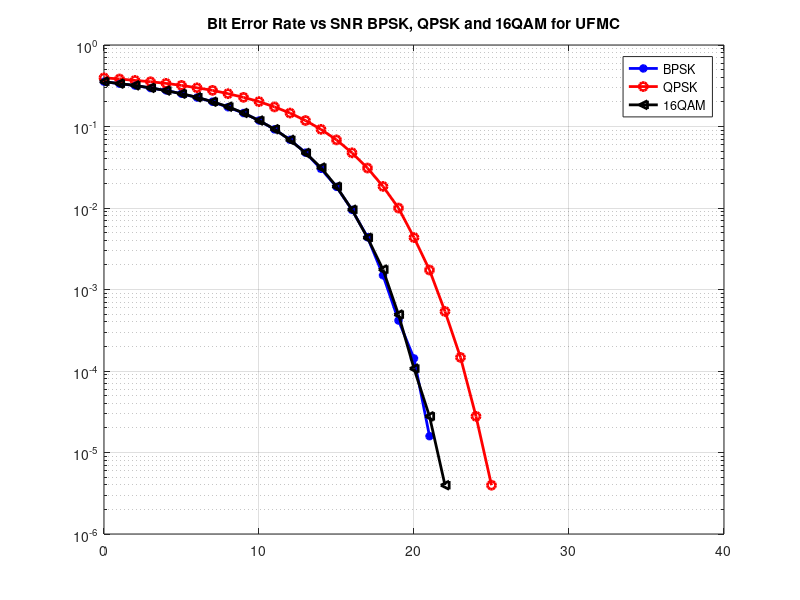

The MATLAB source for this figure:
clear all;
close all;
clc;

OFDM_BPSK_BER=load('UFMC_BPSK_juxt.mat', 'BER1');
OFDM_BPSK_SNR=load('UFMC_BPSK_juxt.mat', 'SNRplot');
OFDM_QPSK_BER=load('UFMC_QPSK_juxt.mat', 'BER1');
OFDM_QPSK_SNR=load('UFMC_QPSK_juxt.mat', 'SNRplot');
OFDM_16QAM_BER=load('UFMC_16QAM_juxt.mat', 'BER1');
OFDM_16QAM_SNR=load('UFMC_16QAM_juxt.mat', 'SNRplot');


figure;
semilogy(OFDM_BPSK_SNR.SNRplot,OFDM_BPSK_BER.BER1,'b-*','LineWidth',2,'DisplayName','BPSK');
hold on;
semilogy(OFDM_QPSK_SNR.SNRplot,OFDM_QPSK_BER.BER1,'r-o','LineWidth',2,'DisplayName','QPSK');
hold on;
semilogy(OFDM_16QAM_SNR.SNRplot,OFDM_16QAM_BER.BER1,'k-<','LineWidth',2,'DisplayName','16QAM');
grid on;
title ('Bit Error Rate vs SNR BPSK, QPSK and 16QAM for UFMC');
legend;

